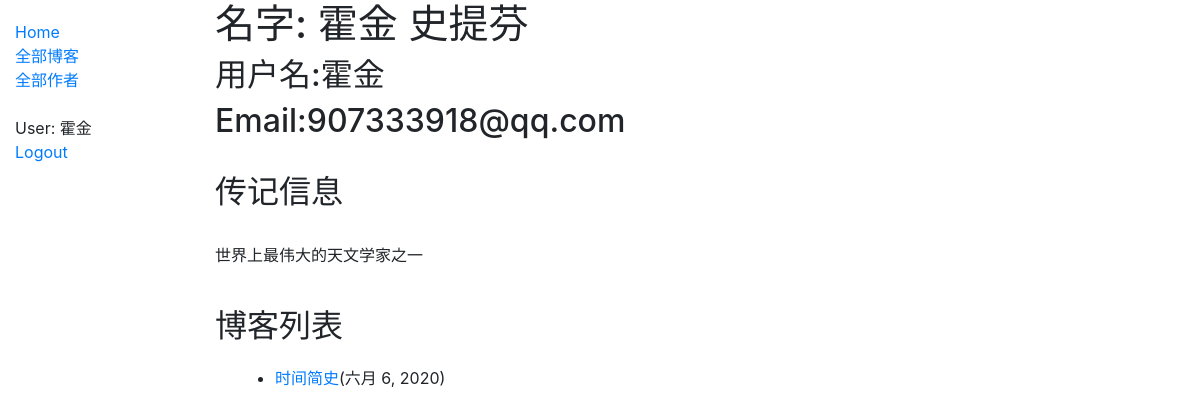
The page /blog/bloguser/18/ (signed in) on the database its author committed.
### blog/models.py (models this page shows, shortened)
class BlogUser(User):
    bio_info = models.TextField(max_length=200, null=True, blank=True, help_text='Enter some biographical information.')
    def __str__(self):
        return f'{self.first_name} {self.last_name}'

class Blog(models.Model):
    name = models.CharField(max_length=50, help_text='Enter the name of the blog.')
    author = models.ForeignKey('BlogUser', on_delete=models.SET_NULL, null=True)
    post_date = models.DateField(auto_now_add=True)
    content = models.TextField(max_length=5000, help_text='Type your blog.')
    class Meta:
        ordering = ['-post_date']
    def get_absolute_url(self):
        return reverse('blog', args=(str(self.pk),))

### blog/views.py (the view)
# urls.py: path('bloguser/<int:pk>/', views.BlogUserDetailView.as_view(), name='bloguser-detail'),
class BlogUserDetailView(ListView):
    model = Blog
    template_name = 'blog/bloguser_detail.html'
    def get_queryset(self):
        return Blog.objects.filter(author_id=int(self.kwargs['pk']))
    def get_context_data(self, *, object_list=None, **kwargs):
        context = super().get_context_data(object_list=object_list, **kwargs)
        context['bloguser'] = BlogUser.objects.get(pk=int(self.kwargs['pk']))
        return context

### blog/templates/blog/bloguser_detail.html
{% extends 'base_generic.html' %}
{% block content %}
    <h1>名字: {{ bloguser }}</h1>
    <h2>用户名:{{ bloguser.username }}</h2>
    <h2>Email:{{ bloguser.email }}</h2>
    <br>
    <h2>传记信息</h2>
    <br>
    <p>{{ bloguser.bio_info }}</p>
    <br>
    <h2>博客列表</h2>
    <div style="margin-left:20px;margin-top:20px">
        <ul>
            {% for blog in blog_list %}
                <li><a href="{{ blog.get_absolute_url }}">{{ blog.name }}</a>({{ blog.post_date }})</li>
            {% endfor %}
        </ul>
    </div>
{% endblock %}

### templates/base_generic.html (shortened to what this page needs)
<!DOCTYPE html>
<html lang="en">
<head>
    <link rel="stylesheet" href="https://stackpath.bootstrapcdn.com/bootstrap/4.1.3/css/bootstrap.min.css"
>
    {% load static %}
    <link rel="stylesheet" href="{% static 'css/styles.css' %}">
</head>
<body>
<div class="container-fluid">
    <div class="row">
        <div class="col-sm-2">
            {% block sidebar %}
                <ul class="sidebar-nav">
                    <li><a href="{% url 'index' %}">Home</a></li>
                    <li><a href="{% url 'blogs' %}">全部博客</a></li>
                    <li><a href="{% url 'bloggers' %}">全部作者</a></li>
                    <br>
                    {% if user.is_authenticated %}
                        <li>User: {{ user.get_username }}</li>
                        <li><a href="{% url 'logout' %}">Logout</a></li>
                    {% else %}
                        <li><a href="{% url 'login' %}">Login</a></li>
                        <li><a href="{% url 'register' %}">Register</a></li>
                    {% endif %}
                </ul>
            {% endblock %}
        </div>
        <div class="col-sm-10 ">
            {% block content %}{% endblock %}
        </div>
    </div>
</div>
</body>
</html>

### blog/static/css/styles.css (style rules this page uses)
.sidebar-nav { margin-top: 20px; padding: 0; list-style: none; }

### rows shown on the page
BlogUser: bio_info "世界上最伟大的天文学家之一"
Blog: name "时间简史", post_date "六月 6, 2020"

### other values the page prints
{{ user.get_username }} "霍金"
{{ bloguser }} "霍金 史提芬"
{{ bloguser.username }} "霍金"
{{ bloguser.email }} "907333918@qq.com"
